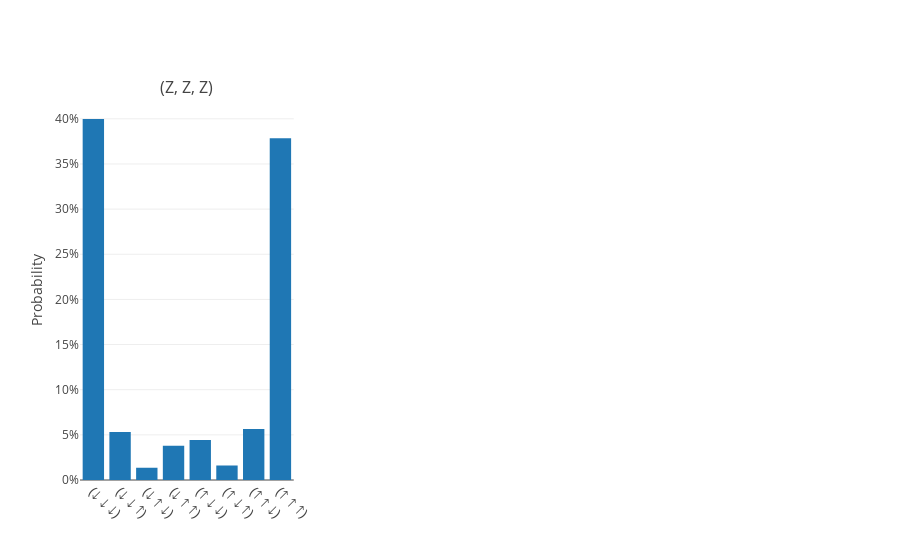

This figure's notebook cell:
### Markdown cell above
### Measuring (Z, Z, Z)
What happens when we measure all three qubits along the Z axis?  Our state is a superposition of the $\left| \uparrow \uparrow \uparrow \right>$ and $ \left| \downarrow \downarrow \downarrow \right>$ states so we expect to get one of those two results.

### Code cell
three_z_results = do_measurements(qubits, [['Z', 'Z', 'Z']])
plot_results(three_z_results)

### Figure 1 — Plotly figure (JSON) as saved in the notebook; plotly's stock layout.template omitted (floating-point values rounded to 4 significant figures)
{"data": [{"showlegend": false, "type": "bar", "x": ["(↓ ↓ ↓)", "(↓ ↓ ↑)", "(↓ ↑ ↓)", "(↓ ↑ ↑)", "(↑ ↓ ↓)", "(↑ ↓ ↑)", "(↑ ↑ ↓)", "(↑ ↑ ↑)"], "xaxis": "x", "y": [0.3998, 0.0531, 0.0136, 0.0379, 0.0444, 0.016, 0.0566, 0.3786], "yaxis": "y"}], "layout": {"annotations": [{"font": {"size": 16}, "showarrow": false, "text": "(Z, Z, Z)", "x": 0.1444, "xanchor": "center", "xref": "paper", "y": 1, "yanchor": "bottom", "yref": "paper"}], "autosize": true, "xaxis": {"anchor": "y", "autorange": true, "domain": [0, 0.2889], "range": [-0.5, 7.5], "tickangle": 45, "tickfont": {"size": 14}, "type": "category"}, "xaxis2": {"anchor": "y2", "domain": [0.3556, 0.6444], "tickangle": 45, "tickfont": {"size": 14}}, "xaxis3": {"anchor": "y3", "domain": [0.7111, 1], "tickangle": 45, "tickfont": {"size": 14}}, "yaxis": {"anchor": "x", "autorange": true, "domain": [0, 1], "range": [0, 0.4208], "tickformat": ".0%", "title": {"text": "Probability"}, "type": "linear"}, "yaxis2": {"anchor": "x2", "domain": [0, 1]}, "yaxis3": {"anchor": "x3", "domain": [0, 1]}}}
